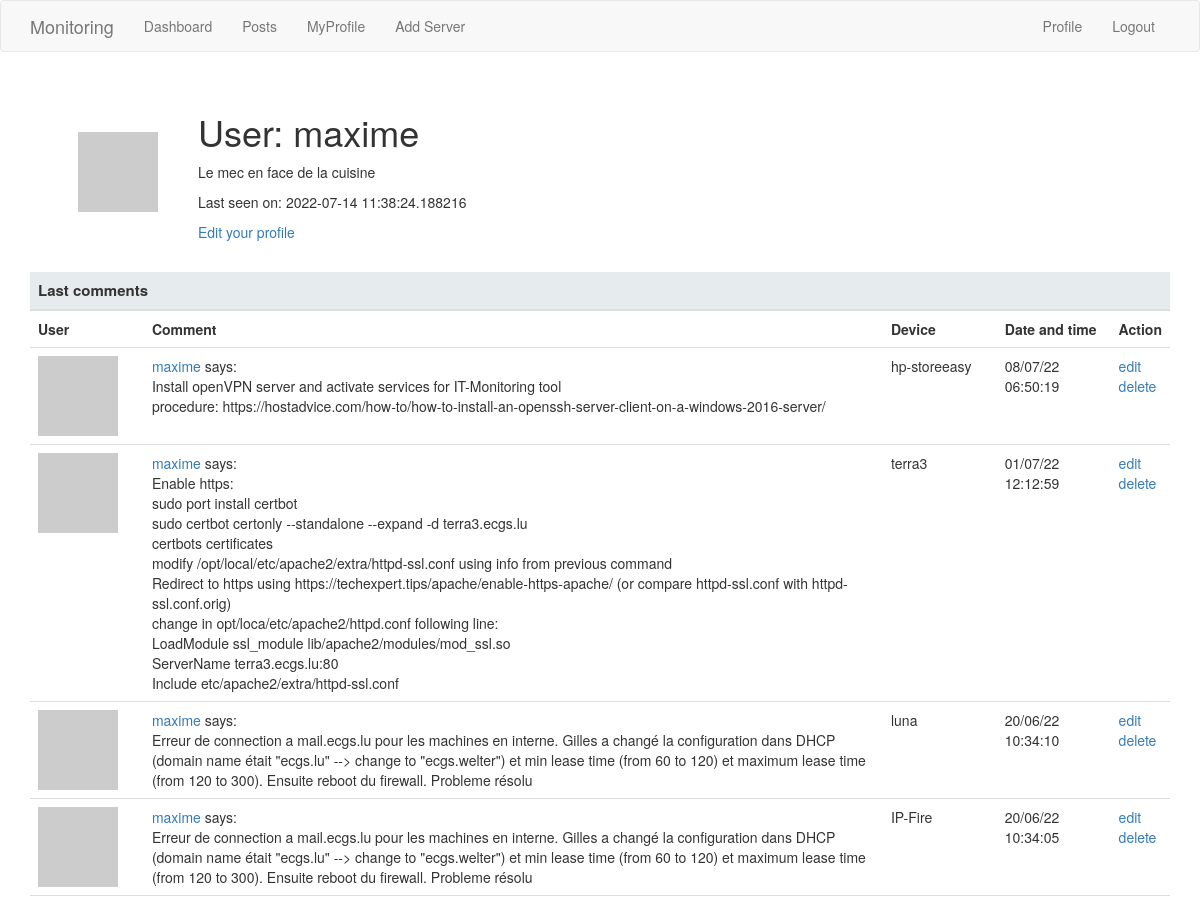
The app's page /user/maxime (signed in, upper part), older data.
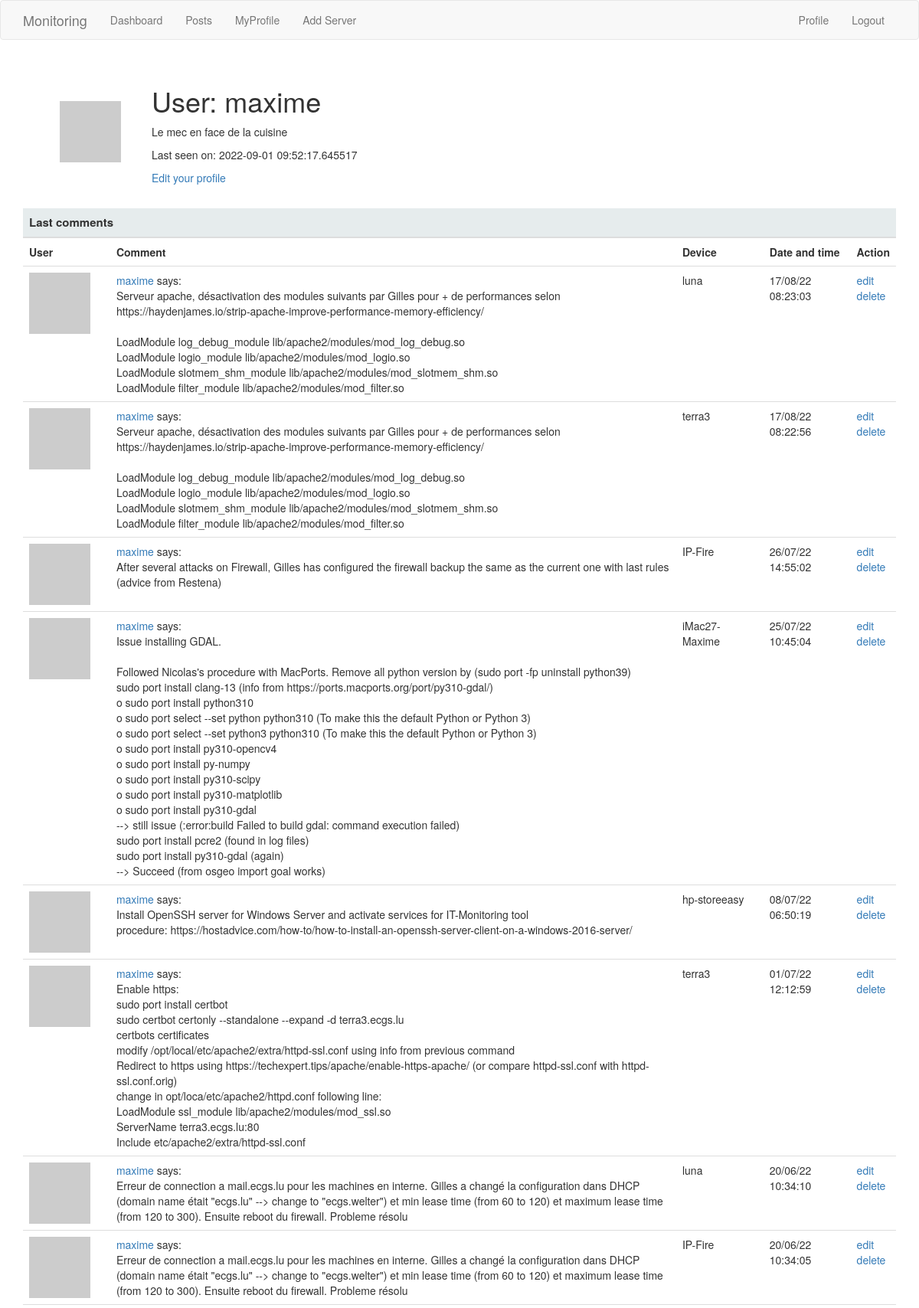
The same page, newer data.
### webapp/models.py (models this page shows, shortened)
class User(UserMixin, db.Model):
    __tablename__ = 'user'
    id = db.Column(db.Integer, primary_key=True)
    username = db.Column(db.String(64), index=True, unique=True)
    email = db.Column(db.String(120), index=True, unique=True)
    password_hash = db.Column(db.String(128))
    posts = db.relationship('Post', backref='author', lazy='dynamic')
    about_me = db.Column(db.String(140))
    last_seen = db.Column(db.DateTime, default=datetime.utcnow)
    def avatar(self, size):
        digest = md5(self.email.lower().encode('utf-8')).hexdigest()
        return 'https://www.gravatar.com/avatar/{}?d=identicon&s={}'.format(
            digest, size)

class Post(db.Model):
    id = db.Column(db.Integer, primary_key=True)
    body = db.Column(db.String(1000))
    timestamp = db.Column(db.DateTime, index=True, default=datetime.utcnow)
    user_id = db.Column(db.Integer, db.ForeignKey('user.id'))
    device = db.Column(db.String(30), index=True)

### webapp/routes.py (the view)
@app.route('/user/<username>')
@login_required
def user(username):
        user = User.query.filter_by(username=username).first_or_404()
        posts = Post.query.order_by(Post.timestamp.desc()).filter_by(user_id=user.id)
        return render_template('user.html', user=user, posts=posts)

### webapp/models.py (called while the page is built)
@login.user_loader
def load_user(id):
    return User.query.get(int(id))

### webapp/routes.py (called while the page is built)
@app.before_request
def before_request():
    if current_user.is_authenticated:
        current_user.last_seen = datetime.utcnow()
        db.session.commit()

### webapp/templates/user.html (shortened to what this page needs)
{% extends "base.html" %}
{% block content %}
<div class="container">
    <div class="margin">
        <table class="myProfile">
            <tr valign="center">
                <td><img src="{{ user.avatar(100) }}"></td>
                <td>
                    <h1>User: {{ user.username }}</h1>
                    {% if user.about_me %}<p>{{ user.about_me }}</p>{% endif %}
                    {% if user.last_seen %}<p>Last seen on: {{ user.last_seen }}</p>{% endif %}
                    {% if user == current_user %}
                        <p><a href="{{ url_for('edit_profile') }}">Edit your profile</a></p>
                    {% endif %}
                </td>
            </tr>
        </table>
        {% include 'table_post.html' %}
        {% endblock %}

### webapp/templates/base.html (shortened to what this page needs)
{% extends 'bootstrap/base.html' %}
{% block styles %}
{{super()}}
<link rel= "stylesheet" type= "text/css" href= "{{ url_for('static',filename='styles/style.css') }}">
{% endblock %}
{% block navbar %}
  <nav class="navbar navbar-default">
        <div class="container">
            <div class="navbar-header">
                <a class="navbar-brand" href="{{ url_for('monitoring') }}" onclick="return confirm('Do you want to monitor all servers? It will take a 20-30 sec!');">Monitoring</a>
            </div>
            <div class="collapse navbar-collapse" id="bs-example-navbar-collapse-1">
                <ul class="nav navbar-nav">
                    <li><a href="{{ url_for('dashboard') }}">Dashboard</a></li>
                    <li><a href="{{ url_for('index') }}">Posts</a></li>
                    {% if not current_user.is_anonymous %}
                        <li><a href="{{ url_for('user', username=current_user.username) }}">MyProfile</a></li>
                        <li><a href="{{ url_for('AddServer') }}">Add Server</a></li>
                    {% endif %}
                </ul>
                <ul class="nav navbar-nav navbar-right">
                    {% if current_user.is_anonymous %}
                    <li><a href="{{ url_for('login') }}">Login</a></li>
                    {% else %}
                    <li><a href="{{ url_for('user', username=current_user.username) }}">Profile</a></li>
                    <li><a href="{{ url_for('logout') }}">Logout</a></li>
                    {% endif %}
                </ul>
            </div>
        </div>
    </nav>
{% endblock %}

### webapp/templates/table_post.html
   <table class="table table-hover title">
        <col style="width:10%">
        <col style="width:65%">
        <col style="width:10%">
        <col style="width:10%">
        <col style="width:10%">
        <thead>
                <tr>
                        <th colspan="5">Last comments </th>
                </tr>
        </thead>
        <tbody>
                <tr >
                            <th>User</th>
                            <th>Comment</th>
                            <th>Device</th>
                            <th>Date and time</th>
                            <th>Action</th>
                </tr>
                {% for post in posts %}
                <tr>
                        <td width="3rem"><a href="{{ url_for('user', username=post.author.username) }}"><img src="{{ post.author.avatar(30) }}" /></a></td>
                        <td  style="white-space: pre-line"><a href="{{ url_for('user', username=post.author.username) }}">{{ post.author.username }}</a> says:<br>{{ post.body }}</td>
                        <td> {{ post.device }} </td>
                        <td class="date"> {{ post.timestamp.strftime("%d/%m/%y %X") }} </td>
                        <td><a href="{{ url_for('post_modify', id=post.id) }}" title="Modify Comment">edit</a>
                        <a href="{{ url_for('post_delete', id=post.id) }}" onclick="return confirm('Do you want to permanently delete the comment: {{ post.body }}?');" title="Delete Comment">delete</a>
                        </td>
                 </tr>
                {% endfor %}
        </tbody>
</table>

### webapp/static/styles/style.css (style rules this page uses)
.margin { width: 100%; }
table.myProfile { margin-left: 2em; }
table.myProfile td { text-align: left; padding: 2rem; }
table.title thead th { font-size: 1.5rem; background-color: #E6ECED; }

Row changes from the older to the newer data that the page shows:
changed User "maxime": last_seen "2022-07-14 11:38:24.188216" → "2022-09-01 09:52:17.645517"
added Post: author.username "maxime", body "Serveur apache, désactivation des modules suivants par Gilles pour + de performances selon https://haydenjames.io/strip-apache-improve-performance-memory-efficiency/ LoadModule log_debug_module lib/apache2/modules/mod_log_debug.so LoadModule logio_module lib/apache2/modules/mod_logio.so LoadModule slotmem_shm_module lib/apache2/modules/mod_slotmem_shm.so LoadModule filter_module lib/apache2/modules/mod_filter.so", device "luna", timestamp "17/08/22 08:23:03"
added Post: author.username "maxime", body "Serveur apache, désactivation des modules suivants par Gilles pour + de performances selon https://haydenjames.io/strip-apache-improve-performance-memory-efficiency/ LoadModule log_debug_module lib/apache2/modules/mod_log_debug.so LoadModule logio_module lib/apache2/modules/mod_logio.so LoadModule slotmem_shm_module lib/apache2/modules/mod_slotmem_shm.so LoadModule filter_module lib/apache2/modules/mod_filter.so", device "terra3", timestamp "17/08/22 08:22:56"
added Post: author.username "maxime", body "After several attacks on Firewall, Gilles has configured the firewall backup the same as the current one with last rules (advice from Restena)", device "IP-Fire", timestamp "26/07/22 14:55:02"
added Post: author.username "maxime", body "Issue installing GDAL. Followed Nicolas's procedure with MacPorts. Remove all python version by (sudo port -fp uninstall python39) sudo port install clang-13 (info from https://ports.macports.org/port/py310-gdal/) o sudo port install python310 o sudo port select --set python python310 (To make this the default Python or Python 3) o sudo port select --set python3 python310 (To make this the default Python or Python 3) o sudo port install py310-opencv4 o sudo port install py-numpy o sudo port install py310-scipy o sudo port install py310-matplotlib o sudo port install py310-gdal --> still issue (:error:build Failed to build gdal: command execution failed) sudo port install pcre2 (found in log…", device "iMac27-Maxime", timestamp "25/07/22 10:45:04"
changed Post "hp-storeeasy": body "Install openVPN server and activate services for…" → "Install OpenSSH server for Windows Server and activate services for…"
